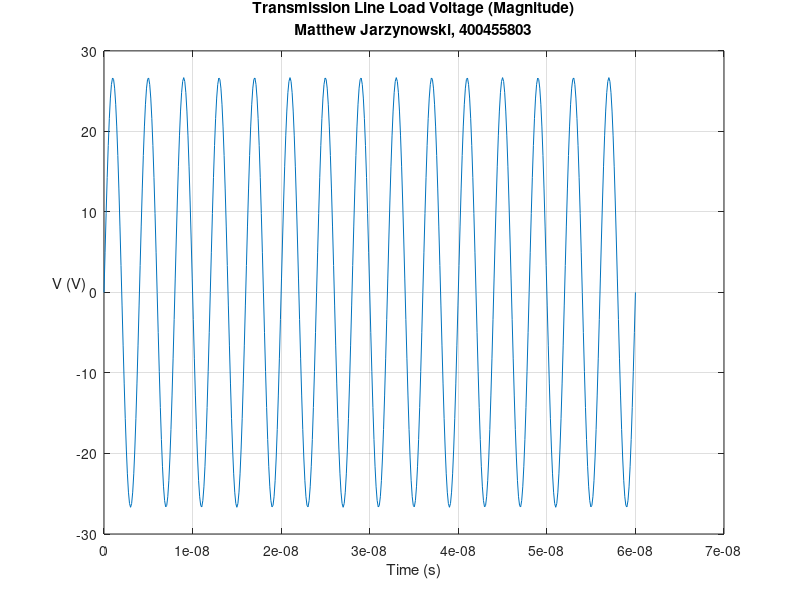

Reproduce this figure in MATLAB.
% MATLAB Assignment 3 - Set (5) - Transmission Lines
% Matthew Jarzynowski

clc; % Clear variables
clear; % Clear command bar

t1=0; % T1
t2=6e-8;% T2
N=500; % Plotting points
dt=(t2-t1)/N; % Time increment

% Plot Settings
t=t1:dt:t2; % Time vector
V=26.68*cos(50*pi*10e6*t - pi/2); % Approximate magnitude
plot(t,V);

title({'Transmission Line Load Voltage (Magnitude)','Matthew Jarzynowski, 400455803'});
xlabel('Time (s)');
ylabel('V (V)', 'rotation', 0);
grid on

